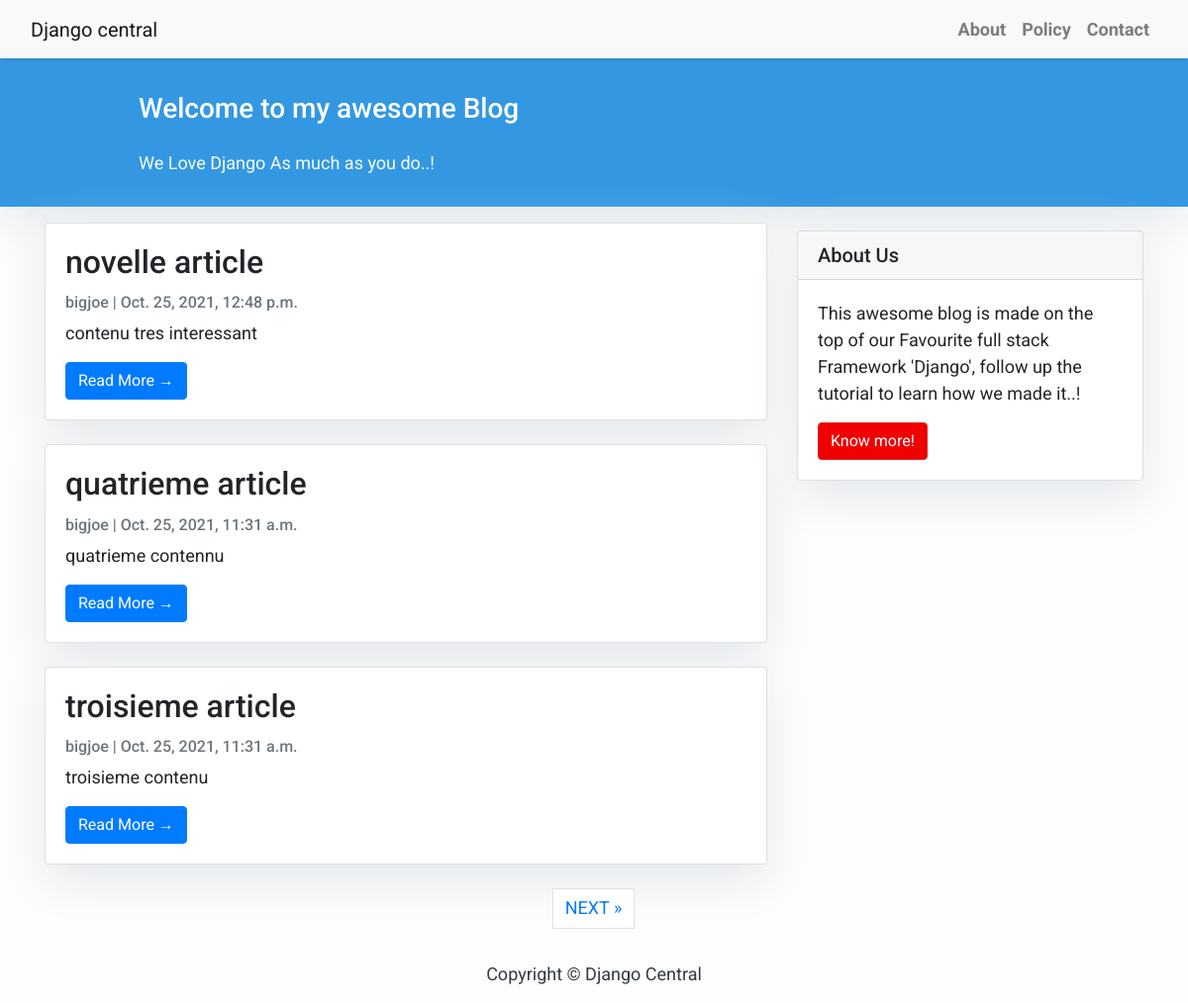
The page / on the database its author committed.
### blog/models.py (models this page shows, shortened)
class Post(models.Model):
    title = models.CharField(max_length=200, unique=True)
    slug = models.SlugField(max_length=200, unique=True)
    author = models.ForeignKey(User, on_delete= models.CASCADE,related_name='blog_posts')
    updated_on = models.DateTimeField(auto_now= True)
    content = models.TextField()
    created_on = models.DateTimeField(auto_now_add=True)
    status = models.IntegerField(choices=STATUS, default=0)
    class Meta:
        ordering = ['-created_on']

### blog/views.py (the view)
# urls.py: path('', views.PostList, name='home'),
def PostList(request):
    object_list = Post.objects.filter(status=1).order_by('-created_on')
    paginator = Paginator(object_list, 3)  # 3 posts in each page
    page = request.GET.get('page')
    try:
        post_list = paginator.page(page)
    except PageNotAnInteger:
        post_list = paginator.page(1)
    except EmptyPage:
        post_list = paginator.page(paginator.num_pages)
    return render(request,
                  'index.html',
                  {'page': page,
                   'post_list': post_list})

### blog/templates/index.html (shortened to what this page needs)
{% extends "base.html" %}
{% block content %}
<header class="masthead">
    <div class="container">
        <div class="row">
            <div class=" col-md-8 col-md-10 mx-auto">
                <div class="site-heading">
                    <h3 class=" site-heading my-4 mt-3 text-white"> Welcome to my awesome Blog </h3>
                    <p class="text-light">We Love Django As much as you do..! &nbsp
                    </p>
                </div>
            </div>
        </div>
    </div>
</header>
<div class="container">
    <div class="row">
        <div class="col-md-8 mt-3 left">
            {% for post in post_list %}
            <div class="card mb-4">
                <div class="card-body">
                    <h2 class="card-title">{{ post.title }}</h2>
                    <p class="card-text text-muted h6">{{ post.author }} | {{ post.created_on}} </p>
                    <p class="card-text">{{post.content|safe|slice:":200" }}</p>
                    <a href="{% url 'post_detail' post.slug  %}" class="btn btn-primary">Read More &rarr;</a>
                </div>
            </div>
            {% endfor %}
        </div>
        {% block sidebar %} {% include 'sidebar.html' %} {% endblock sidebar %}
    </div>
</div>
{% if post_list.has_other_pages %}
  <ul class="pagination justify-content-center">
    {% if post_list.has_next %}
    <li><a href="?page={{ post_list.next_page_number }}" class="page-link"> NEXT &raquo;</a></li>
   {% endif %}
  </ul>
{% endif %}
{%endblock%}

### blog/templates/base.html (shortened to what this page needs)
{% load static %}
<!DOCTYPE html>
<html>
    <head>
        <link rel="stylesheet" href="{% static 'css/base.css' %}"/>
        <link rel="stylesheet" href="https://maxcdn.bootstrapcdn.com/bootstrap/4.0.0/css/bootstrap.min.css"
 />
    </head>
    <body>
        <nav class="navbar navbar-expand-lg navbar-light bg-light shadow" id="mainNav">
            <div class="container-fluid">
                <a class="navbar-brand" href="{% url 'home' %}">Django central</a>
                <div class="collapse navbar-collapse" id="navbarResponsive">
                    <ul class="navbar-nav ml-auto">
                        <li class="nav-item text-black">
                            <a class="nav-link text-black font-weight-bold" href="#">About</a>
                        </li>
                        <li class="nav-item text-black">
                            <a class="nav-link text-black font-weight-bold" href="#">Policy</a>
                        </li>
                        <li class="nav-item text-black">
                            <a class="nav-link text-black font-weight-bold" href="#">Contact</a>
                        </li>
                    </ul>
                </div>
            </div>
        </nav>
        {% block content %}{% endblock content %}
        <footer class="py-3 bg-grey">
            <p class="m-0 text-dark text-center ">Copyright &copy; Django Central</p>
        </footer>
    </body>
</html>

### blog/templates/sidebar.html (shortened to what this page needs)
{% block sidebar %}
<div class="col-md-4 float-right ">
<div class="card my-4">
        <h5 class="card-header">About Us</h5>
    <div class="card-body">
        <p class="card-text"> This awesome blog is made on the top of our Favourite full stack Framework 'Django', follow up the tutorial to learn how we made it..!</p>
        <a href="https://djangocentral.com/building-a-blog-application-with-django"
           class="btn btn-danger">Know more!</a>
    </div>
</div>
</div>
{% endblock sidebar %}

### blog/templates/base.html (style rules this page uses)
body { font-family: "Roboto", sans-serif; font-size: 17px; background-color: #fdfdfd; }
.shadow { box-shadow: 0 4px 2px -2px rgba(0, 0, 0, 0.1); }
.btn-danger { color: #fff; background-color: #f00000; border-color: #dc281e; }
.masthead { background: #3398E1; height: auto; padding-bottom: 15px; box-shadow: 0 16px 48px #E3E7EB; padding-top: 10px; }

### blog/templates/index.html (style rules this page uses)
body { font-family: "Roboto", sans-serif; font-size: 18px; background-color: #fdfdfd; }
.card { box-shadow: 0 16px 48px #E3E7EB; }

### blog/templates/sidebar.html (style rules this page uses)
.card { box-shadow: 0 16px 48px #E3E7EB; }

### rows shown on the page
Post: title "novelle article", author "bigjoe", created_on "Oct. 25, 2021, 12:48 p.m.", content "contenu tres interessant"
Post: title "quatrieme article", author "bigjoe", created_on "Oct. 25, 2021, 11:31 a.m.", content "quatrieme contennu"
Post: title "troisieme article", author "bigjoe", created_on "Oct. 25, 2021, 11:31 a.m.", content "troisieme contenu"
